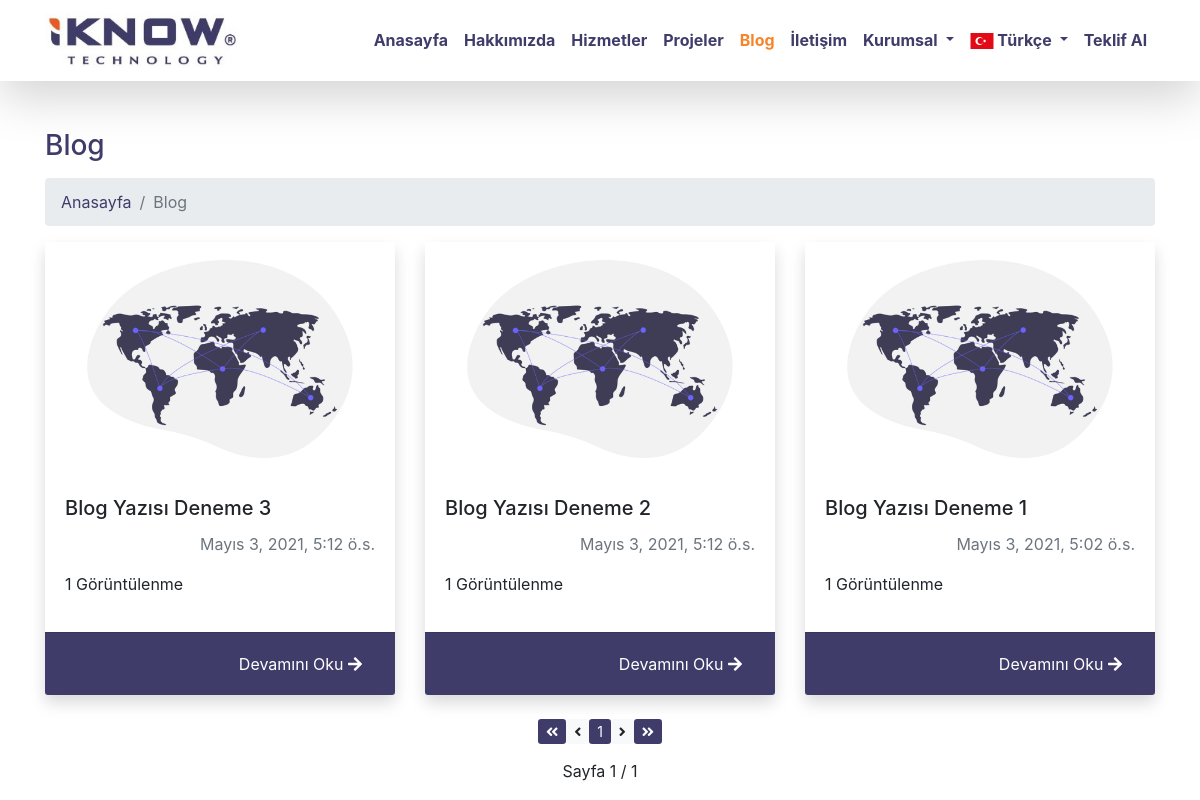
The app's page /tr/blog/ with its own data.
### apps/tr/iknowcms_blog/models.py (models this page shows, shortened)
class Blog(models.Model):
    blogTitle = models.CharField(
        max_length=100,
        unique=True,
        verbose_name="Blog Başlığı",
        help_text="Maksimum 50 karakter, benzersiz.")
    blogContent = RichTextUploadingField(
        verbose_name="Blog İçeriği")
    blogDate = models.DateTimeField(
        auto_now=True,
        verbose_name="Blog Tarihi")
    blogImage = models.ImageField(
        upload_to="blog/tr/%Y/%m/%d/",
        default="blog/default_blog_image.png",
        verbose_name="Blog Görseli",
        help_text="600x400 piksel olmalı.")
    blogSlug = models.SlugField(
        max_length=100,
        unique=True,
        verbose_name="Blog Uzantısı",
        help_text="Blog başlığının url uzantı formatı, benzersiz.")
    views = models.ManyToManyField(
        IpModel, related_name="blog_views", blank=True)
    def total_views(self):
        return self.views.count()
    class Meta:
        verbose_name = 'Blog Yazısı'
        verbose_name_plural = 'Blog Yazıları'

### apps/tr/iknowcms_blog/views.py (the view)
# urls.py: path('', views.blogList, name='blogList'),
def blogList(request):
    blogList = Blog.objects.all().order_by("-blogDate")
    paginator = Paginator(blogList, 6)
    page_number = request.GET.get("page")
    page_blogList = paginator.get_page(page_number)
    return render(request, 'tr/blog/blogList.html', {"page_blogList": page_blogList})

### templates/tr/blog/blogList.html (shortened to what this page needs)
{% extends 'tr/layout.html' %}
{% load static %}
{% block content %}
<div class="container mt-5">
    <h3 class="mb-3">
        {% block title %}Blog{% endblock title %}
    </h3>
    <ol class="breadcrumb">
        <li class="breadcrumb-item">
            <a href="{% url 'home' %}">Anasayfa</a>
        </li>
        <li class="breadcrumb-item active">Blog</li>
    </ol>
    <div class="row">
        {% for blog in page_blogList %}
        <div class="col-xl-4 col-lg-6 mb-4">
            <div class="card border-0 h-100 shadow">
                <img class="img-fluid" src="{{ blog.blogImage.url }}" alt="">
                <div class="card-body">
                    <h5 class="card-title">
                        {{ blog.blogTitle }}
                    </h5>
                    <p class="card-text text-right text-muted">
                        {{ blog.blogDate }}
                    </p>
                    <p>{{blog.total_views}} Görüntülenme</p>
                </div>
                <div class="card-footer text-right">
                    <form action="{% url 'blogSingle' blog.blogSlug %}" method="get">
                        <button type="submit" class="btn btn-primary">Devamını Oku <i
                                class="fas fa-arrow-right"></i></a></button>
                    </form>
                </div>
            </div>
        </div>
        {% endfor %}
    </div>
    <div class="row">
        <div class="col-md-12">
            <nav>
                <ul class="pagination pagination-lg justify-content-center">
                    <li class="page-item {% if not page_blogList.has_previous %} disabled {% endif %}">
                        <a class="btn-sm btn-primary" data-bs-toggle="tooltip" data-bs-placement="top"
                            title="First Page" href="?page=1" tabindex="-1"><i class="fas fa-angle-double-left"></i></a>
                    </li>
                    <li class="page-item {% if not page_blogList.has_previous %} disabled {% endif %}">
                        <a class="btn-sm btn-light"
                            href="{% if page_blogList.has_previous %}?page={{ page_blogList.previous_page_number }}{% endif %} "
                            tabindex="-1"><i class="fas fa-angle-left"></i></a>
                    </li>
                    {% for i in page_blogList.paginator.page_range %}
                    {% if page_blogList.number == i %}
                    <li class="active page-item disabled"><a class="btn-sm btn-primary" href="?page={{ i }}">{{ i }}</a>
                    </li>
                    {% elif i > page_blogList.number|add:'-4' and i < page_blogList.number|add:'4' %}
                    <li class="page-item"><a class="btn-sm btn-light" href="?page={{ i }}">{{ i }}</a></li>
                    {% endif %}
                    {% endfor %}
                    <li class="page-item {% if not page_blogList.has_next %} disabled {% endif %}">
                        <a class="btn-sm btn-light"
                            href="{% if page_blogList.has_next %} ?page={{ page_blogList.next_page_number }} {% endif %}"><i
                                class="fas fa-angle-right"></i></a>
                    </li>
                    <li class="page-item {% if not page_blogList.has_next %} disabled {% endif %}">
                        <a class="btn-sm btn-primary" data-bs-toggle="tooltip" data-bs-placement="top" title="Last Page"
                            href="{% if page_blogList.has_next %} ?page={{ page_blogList.paginator.num_pages }}  {% endif %}"><i
                                class="fas fa-angle-double-right"></i></a>
                    </li>
                </ul>
                <ul class="pagination pagination-lg justify-content-center">
                    <li>Sayfa {{page_blogList.number}} / {{ page_blogList.paginator.num_pages }}</li>
                </ul>
            </nav>
        </div>
    </div>
</div>
{% endblock content %}

### templates/tr/layout.html (shortened to what this page needs)
{% load static %}
{% load render_partial %}
<!DOCTYPE html>
<html lang="en">
<head>
    <link rel="stylesheet" href="https://cdnjs.cloudflare.com/ajax/libs/twitter-bootstrap/4.6.0/css/bootstrap.min.css"
 />
    <link rel="stylesheet" href="https://cdnjs.cloudflare.com/ajax/libs/OwlCarousel2/2.3.4/assets/owl.carousel.min.css"
 />
    <link rel="stylesheet"
        href="https://cdnjs.cloudflare.com/ajax/libs/OwlCarousel2/2.3.4/assets/owl.theme.default.min.css"
 />
    <link rel="stylesheet" href="https://cdnjs.cloudflare.com/ajax/libs/font-awesome/5.15.3/css/all.min.css"
 />
    <link href="{% static 'css/modern-business.css' %}" rel="stylesheet">
</head>
<body>
    {% include 'tr/partials/_header.html' %}
    {% block content %}
    {% endblock content %}
</body>

### templates/tr/partials/_header.html (shortened to what this page needs)
{% load static %}
<nav class="navbar navbar-expand-lg bg-white shadow-lg" style="z-index: 100;">
    <div class="container">
        <a class="navbar-brand" href="{% url 'home' %}">
            <img src="{% static 'img/iKnowLogo.jpeg' %}" style="width: 75%;" alt="">
        </a>
        <div class="collapse navbar-collapse" id="navbarResponsive">
            <ul class="navbar-nav ml-auto">
                <li class="nav-item">
                    <a class="nav-link {% if request.get_full_path == "/tr/" %}item-active{% endif %}"
                        href="{% url 'home' %}">Anasayfa</a>
                </li>
                <li class="nav-item">
                    <a class="nav-link {% if 'hakkimizda' in request.path %}item-active{% endif %}"
                        href="{% url 'about' %}">Hakkımızda</a>
                </li>
                <li class="nav-item">
                    <a class="nav-link {% if 'hizmetler' in request.path %}item-active{% endif %}"
                        href="{% url 'serviceList' %}">Hizmetler</a>
                </li>
                <li class="nav-item">
                    <a class="nav-link {% if 'projeler' in request.path %}item-active{% endif %}"
                        href="{% url 'portfolioList' %}">
                        Projeler</a>
                </li>
                <li class="nav-item">
                    <a class="nav-link {% if 'blog' in request.path %}item-active{% endif %}"
                        href="{% url 'blogList' %}">Blog</a>
                </li>
                <li class="nav-item">
                    <a class="nav-link {% if 'iletisim' in request.path %}item-active{% endif %}"
                        href="{% url 'contact' %}">İletişim</a>
                </li>
                <li class="nav-item dropdown">
                    <a class="nav-link dropdown-toggle" href="#" id="navbarDropdownPages" data-toggle="dropdown"
                        aria-haspopup="true" aria-expanded="false">
                        Kurumsal
                    </a>
                </li>
                <li class="nav-item dropdown">
                    <a class="nav-link dropdown-toggle" href="#" id="navbarDropdownPages" data-toggle="dropdown"
                        aria-haspopup="true" aria-expanded="false">
                        <img src="{% static 'img/turkish.png' %}" width="24" height="24" alt=""> Türkçe
                    </a>
                </li>
                <li class="nav-item">
                    <a class="nav-link {% if 'teklifal' in request.path %}item-active{% endif %}"
                        href="{% url 'getOffer' %}">Teklif Al</a>
                </li>
            </ul>
        </div>
    </div>
</nav>

### static/css/modern-business.css (style rules this page uses)
h3 { color: #3f3c6a; }
a { color: #3f3c6a; text-decoration: none; }
.card-footer { background-color: #3f3c6a; }
.nav-link { color: #3f3c6a; font-weight: bold; }
.item-active { color: #f78428; }
.btn-primary { border-color: #3f3c6a; background-color: #3f3c6a; }

### records on screen
Blog: blogImage (picture), blogTitle "Blog Yazısı Deneme 3", blogDate "Mayıs 3, 2021, 5:12 ö.s.", total_views "1"
Blog: blogImage (picture), blogTitle "Blog Yazısı Deneme 2", blogDate "Mayıs 3, 2021, 5:12 ö.s.", total_views "1"
Blog: blogImage (picture), blogTitle "Blog Yazısı Deneme 1", blogDate "Mayıs 3, 2021, 5:02 ö.s.", total_views "1"

### other values on screen
{{ i }} "1"
{{ page_blogList.number }} "1"
{{ page_blogList.paginator.num_pages }} "1"
